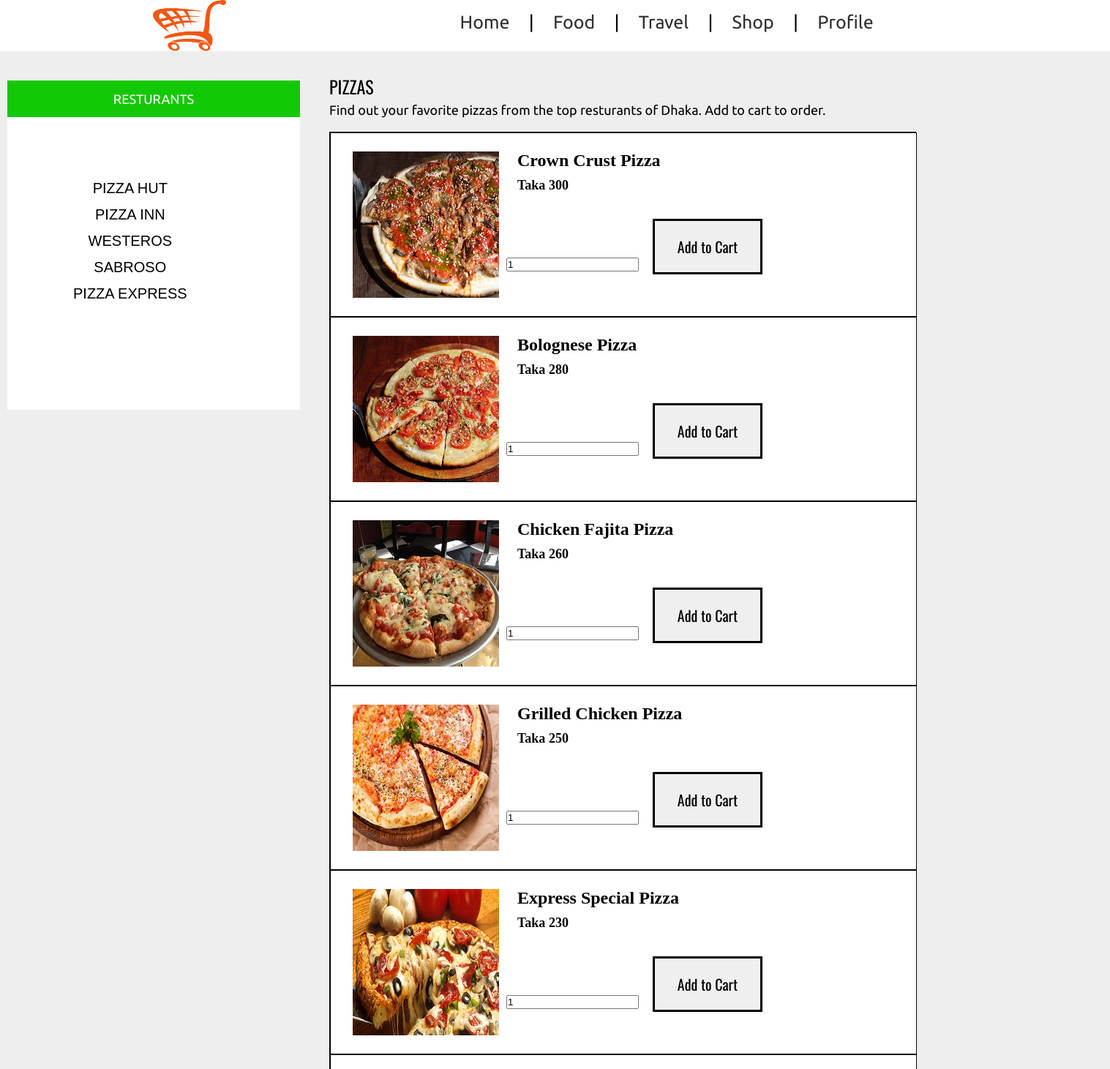
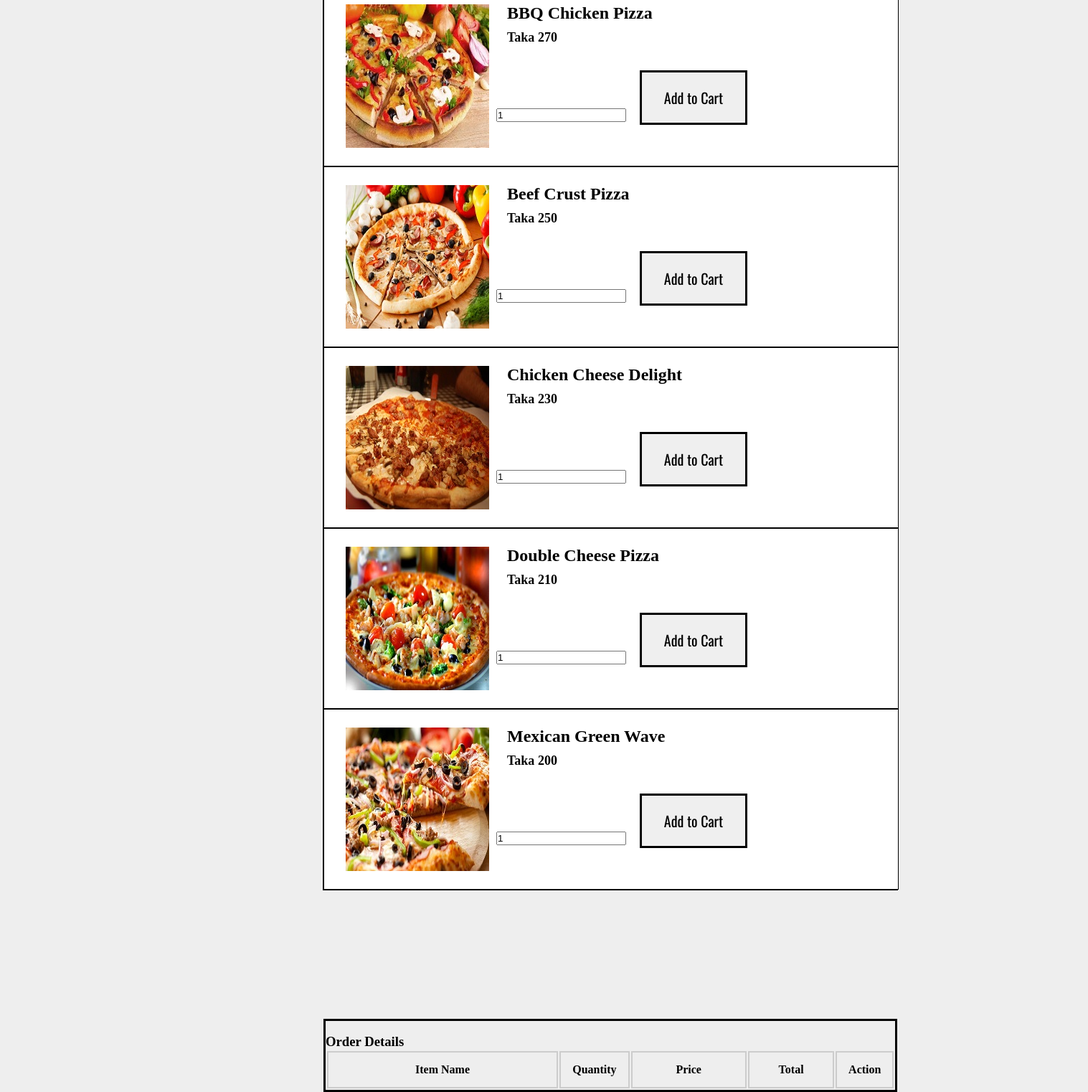
Page /pizza.php on the committed database (2 pictures, top to bottom).
### tables this page shows
CREATE TABLE `pizza` (
  `id` int(11) NOT NULL,
  `name` varchar(255) NOT NULL,
  `image` varchar(255) NOT NULL,
  `price` int(11) NOT NULL
);

### pizza.php (the view, shortened to what this page needs)
<?php
 $connect = mysqli_connect("localhost", "root", "", "cartmart");
 ?>
<!DOCTYPE html>
<html>
<head>
</head>
<body>
<header class="tm-header" >
	<div class="tm-container">
	<img  src="cart.png" height="70" width="100" class="tm-logo">
		<nav class="tm-nav ">
			<ul>
				<li><a href="index.html" font size="1">Home</a></li>
				<li>|</li>
				<li><a href="food.html">Food</a></li>
				<li>|</li>
				<li><a href="travel.html">Travel</a></li>
				<li>|</li>
				<li><a href="shop.html">Shop</a></li>
				<li>|</li>
				<li><a href="profile.html">Profile</a></li>
			</ul>
		</nav>
		<div id="list">
	<div id="top">
			<p>RESTURANTS</p>
		</div>
		<ul>
			<li> <a href="hut.php"> PIZZA HUT</a></li>
			<li> <a href="inn.php"> PIZZA INN</a></li>
			<li> <a href="westeros.php"> WESTEROS</a></li>
			<li> <a href="sabroso.php"> SABROSO</a></li>
			<li> <a href="express.php"> PIZZA EXPRESS</a></li>
		</ul>
	</div>
	<p id="name"> PIZZAS</p>
	<p id="caption"> Find out your favorite pizzas from the top resturants of Dhaka. Add to cart to order.</p>
	<br />
           <div id="holder">
                <?php
                $query = "SELECT * FROM pizza ORDER BY id ASC";
                $result = mysqli_query($connect, $query);
                if(mysqli_num_rows($result) > 0)
                {
                     while($row = mysqli_fetch_array($result))
                     {
                ?>
                <div>
                     <form method="post" action="pizza.php?action=add&id=<?php echo $row["id"]; ?>">
                          <div id="box1">
                                <img id="b1" src="<?php echo $row["image"]; ?>">
                               <h4 id="b1name"><?php echo $row["name"]; ?></h4>
                               <h5 id="b1d">Taka <?php echo $row["price"]; ?></h5>
                               <input type="text" name="quantity" class="q" value="1" />
                               <input type="submit" name="add_to_cart" style="margin-top:5px;" class="cartbutton" value="Add to Cart" />
                          </div>
                     </form>
                </div>
                <?php
                     }
                }
                ?>
				<div id="maincart">
                <br />
                <h3>Order Details</h3>
                <div class="table-responsive">
                     <table class="table table-bordered">
                          <tr>
                               <th width="40%">Item Name</th>
                               <th width="10%">Quantity</th>
                               <th width="20%">Price</th>
                               <th width="15%">Total</th>
                               <th width="5%">Action</th>
                          </tr>
                     </table>
                </div>
				</div>
	</div>
	</header>
</body>
</html>

### pizza.php (style rules this page uses)
* { margin:0; padding: 0; }
body { background: #eeeeee; }
.tm-container { max-width: 1100px; margin: 0 auto; }
.tm-header { background: #ffffff; }
.tm-header::after { content: " "; clear: both; display: block; visibility: none; }
.tm-logo { float:left; }
.tm-nav { width: 700px; float: right; font-size: 25px; }
.tm-nav ul li { display: inline-block; font-family: 'Ubuntu', sans-serif; }
.tm-nav ul li a { padding:10px 20px; text-decoration: none; color: #303030; line-height: 60px; }
#list { width: 400px; height: 450px; position: absolute; top: 110px; left: 10px; background-color: white; }
#name { color: black; font-family: 'Oswald', sans-serif; font-size: 24px; position: absolute; top: 100px; left: 450px; }
#caption { color: black; font-family: 'Ubuntu', sans-serif; font-size: 18px; position: absolute; top: 140px; left: 450px; }
#top { width: 400px; height: 50px; position: absolute; top: 0px; left: 0px; background-color: #13c805 }
#top p { color: white; font-family: 'Ubuntu', sans-serif; font-size: 18px; text-align: center; padding: 15px; }
#list ul { position: absolute; top: 60px; left: 20px; padding: 70px; text-align: center; list-style-type: none; line-height: 35px; }
#list ul a { color: black; font-family: 'Open+Sans', sans-serif; font-size: 20px; text-decoration: none; }
#box1 { background-color: white; width: 800px; height: 250px; border: solid black 1px; }
#b1 { position: relative; top: 25px; left: 30px; }
#b1name { position: relative; top: -180px; left: 255px; font-family: Adobe Fan Heiti Std; font-size: 24px; color: black; }
#b1d { position: relative; top: -170px; left: 255px; font-family: Lucida Sans Unicode; font-size: 18px; color: black; }
.cartbutton { width: 150px; padding: 20px; position: relative; top: -140px; left: 255px; border: solid black; font-size: 20px; color: black; overflow: hidden; font-family: 'Oswald', sans-serif; }
#holder { background-color: white; position: absolute; top: 180px; left: 450px; width: 800px; border: solid black 1px; }
.q { position: relative; left: 240px; top: -120px; }
#maincart { position: absolute; top: 2700px; border: solid black 3px; }
#maincart th,td { border: 2px solid #CCC; border-collapse: collapse; padding: 15px; text-align: center; }

### rows in the picture
pizza: image (picture), name "Crown Crust Pizza", price "300"
pizza: image (picture), name "Bolognese Pizza", price "280"
pizza: image (picture), name "Chicken Fajita Pizza", price "260"
pizza: image (picture), name "Grilled Chicken Pizza", price "250"
pizza: image (picture), name "Express Special Pizza", price "230"
pizza: image (picture), name "BBQ Chicken Pizza", price "270"
pizza: image (picture), name "Beef Crust Pizza", price "250"
pizza: image (picture), name "Chicken Cheese Delight", price "230"
pizza: image (picture), name "Double Cheese Pizza", price "210"
pizza: image (picture), name "Mexican Green Wave", price "200"
